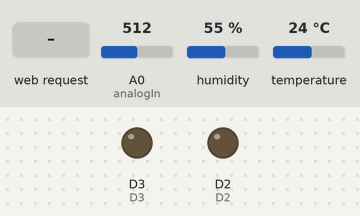
Recording of a sketch running on a simulated ESP8266 (NodeMCU). Shown: output pins drawn as LEDs (lit = HIGH). The test bench sets the inputs (shaded band); at power-on: A0 (analogIn) = 512, humidity 55 %, temperature 24 °C. WiFi joins after 1.5 s; servers stay silent unless stated; what the sketch prints to the serial monitor is not drawn.

Above: at 12.7 s.
12.8 s: HTTP request GET /RELAY1=OFF received
At 13.4 s:
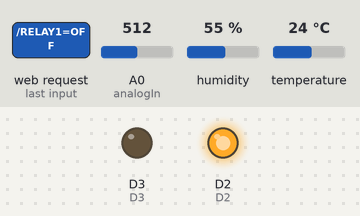
14.3 s: HTTP request GET /RELAY2=OFF received
At 15.1 s:
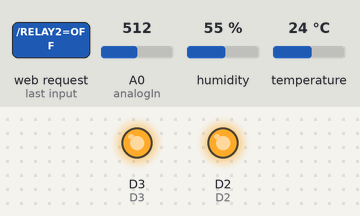
15.8 s: HTTP request GET /RELAY1=ON received
At 16.9 s:
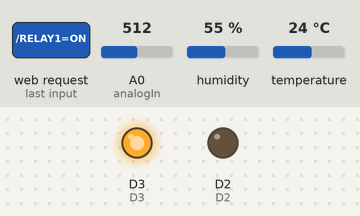
17.3 s: HTTP request GET /RELAY2=ON received
At 18.6 s:
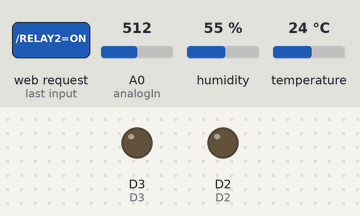
Timing chart, 0 to 19.8 s (numbered marks = the images above; inputs shaded):
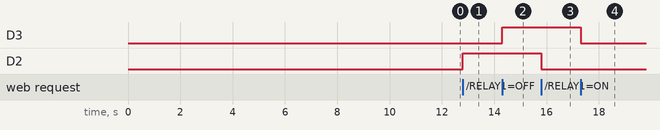

Measured:
- after the input at 12.8 s, D2: LOW → HIGH at once
- after the input at 14.3 s, D3: LOW → HIGH at once
- after the input at 15.8 s, D2: HIGH → LOW at once
- after the input at 17.3 s, D3: HIGH → LOW at once

The sketch:

NodeMCU_Final_Program.ino
```cpp
// Including the ESP8266 WiFi library
#include <ESP8266WiFi.h>
#include <Adafruit_Sensor.h>
#include <DHT.h>
#include <DHT_U.h>
#include <SimpleTimer.h>

//Macros used in the program
#define DHTTYPE DHT11   // DHT 11
#define D2 4            //Pin D2 for Relay 1
#define D3 0            //Pin D3 for Relay 2
#define D6 12           //Pin D6 for Relay 3

//Moisture Sensor Input
const int analogIn = A0;

// Replace with your network details
const char* ssid = "Kuruganti";             //Replace with your WiFi Name
const char* password = "rockstar";       //Your WiFi password

//Thingspeak Server Host and API Key
const char* server_thingspeak = "api.thingspeak.com"; //The Thingspeak Host Server
String apiKey="9IWUUHTTCWJLRHHC"; //Replace API Key with your Thingspeak Channel Key

// Web Server on port 80
WiFiServer server(80);
WiFiClient thingspeak;

SimpleTimer timer; //Timer for publishing data to thingspeak every 15 minutes

// DHT Sensor
const int DHTPin = 5;
DHT dht(DHTPin, DHTTYPE);

// Temporary variables
static char celsiusTemp[7];
static char fahrenheitTemp[7];
static char humidityTemp[7];
int moisture = 0;
static float h,t,f;

// only runs once on boot
void setup()
{

  // Initializing serial port for debugging purposes
  Serial.begin(115200);
  delay(10);

  //Initializing Relay connections
  pinMode(D2,OUTPUT);
  pinMode(D3,OUTPUT);
  pinMode(D6,OUTPUT);
  dht.begin();
  // Connecting to WiFi network
  Serial.println();
  Serial.print("Connecting to ");
  Serial.println(ssid);

  WiFi.begin(ssid, password);

  while (WiFi.status() != WL_CONNECTED) {
    delay(500);
    Serial.print(".");
  }
  Serial.println("");
  Serial.println("WiFi connected");

  // Starting the web server
  server.begin();
  Serial.println("Web server running. Waiting for the ESP IP...");
  delay(10000);

  // Printing the ESP IP address
  Serial.println(WiFi.localIP());
  timer.setInterval(15000, repeatMe);
}

// runs over and over again
 void loop() {
  // Listening for new clients
  // Check if a client has connected

  timer.run();
  WiFiClient client = server.available();
  if (!client) {
    return;
  }

    Serial.println("New client connected.");
    // bolean to locate when the http request ends
    boolean blank_line = true;
    while (client.connected()) {
      if (client.available()) {
        char c = client.read();

        String request = client.readStringUntil('\r');
        Serial.println(request);

        // Match the request

        if (request.indexOf("/RELAY1=ON") != -1)  {

        digitalWrite(D2, LOW);
        }
        if (request.indexOf("/RELAY1=OFF") != -1)  {

        digitalWrite(D2, HIGH);
        }
        if (request.indexOf("/RELAY2=ON") != -1)  {

        digitalWrite(D3, LOW);
        }
        if (request.indexOf("/RELAY2=OFF") != -1)  {

        digitalWrite(D3, HIGH);
        }
        if (request.indexOf("/RELAY3=ON") != -1)  {

        digitalWrite(D6, HIGH);
        }
        if (request.indexOf("/RELAY3=OFF") != -1)  {

        digitalWrite(D6, LOW);
        }

        if (c == '\n' && blank_line) {
            // Sensor readings may also be up to 2 seconds 'old' (its a very slow sensor)
             h = dht.readHumidity();
            // Read temperature as Celsius (the default)
             t = dht.readTemperature();
            // Read temperature as Fahrenheit (isFahrenheit = true)
             f = dht.readTemperature(true);

            moisture = analogRead(analogIn);
            // Check if any reads failed and exit early (to try again).
            if (isnan(h) || isnan(t) || isnan(f) || isnan(moisture)) {
              Serial.println("Failed to read from DHT sensor!");
              strcpy(celsiusTemp,"Failed");
              strcpy(fahrenheitTemp, "Failed");
              strcpy(humidityTemp, "Failed");
              Serial.println("Failed to read from Moisture Sensor!");
            }
            else{
              // Computes temperature values in Celsius + Fahrenheit and Humidity
              float hic = dht.computeHeatIndex(t, h, false);
              dtostrf(hic, 6, 2, celsiusTemp);
              float hif = dht.computeHeatIndex(f, h);
              dtostrf(hif, 6, 2, fahrenheitTemp);
              dtostrf(h, 6, 2, humidityTemp);
              // You can delete the following Serial.print's, it's just for debugging purposes
              Serial.print("Humidity: ");
              Serial.print(h);
              Serial.print(" %\t Temperature: ");
              Serial.print(t);
              Serial.print(" *C ");
              Serial.print(f);
              Serial.print(" *F\t Heat index: ");
              Serial.print(hic);
              Serial.print(" *C ");
              Serial.print(hif);
              Serial.print(" *F");
              Serial.print("Humidity: ");
              Serial.print(h);
              Serial.print(" %\t Temperature: ");
              Serial.print(t);
              Serial.print(" *C ");
              Serial.print(f);
              Serial.print(" *F\t Heat index: ");
              Serial.print(hic);
              Serial.print(" *C ");
              Serial.print(hif);
              Serial.println(" *F");
              Serial.print(" Moisture (PPM): ");
              Serial.println(moisture);
            }
            client.println("HTTP/1.1 200 OK");
            client.println("Content-Type: text/html");
            client.println("Connection: close");
            client.println();
            // your actual web page that displays temperature and humidity
            client.println("<!DOCTYPE HTML>");
            client.println("<html>");
            client.println("<head></head><body><h1><strong><p style=\"font-family: Georgia\">Allied Electronics Company</p></strong></h1><h3>Temperature in Celsius: ");
            client.println(celsiusTemp);
            client.println("*C</h3><h3>Temperature in Fahrenheit: ");
            client.println(fahrenheitTemp);
            client.println("*F</h3><h3>Humidity: ");
            client.println(humidityTemp);
            client.println("%</h3><h3>");
            client.println("</h3><h3>Moisture: ");
            client.println(moisture);
            client.println("  PPM</h3><h3>");
            client.println("<br><br>");
            client.println("<a href=\"/RELAY1=ON\"\"><button>Turn On Switch 1 </button></a>     ");
            client.println("<a href=\"/RELAY1=OFF\"\"><button>Turn Off Switch 1</button></a>    ");
            client.println("<br><br>");
            client.println("<a href=\"/RELAY2=ON\"\"><button>Turn On Switch 2 </button></a>     ");
            client.println("<a href=\"/RELAY2=OFF\"\"><button>Turn Off Switch 2</button></a>    ");
            client.println("<br><br>");
            client.println("<a href=\"/RELAY3=ON\"\"><button>Turn On Switch 3 </button></a>     ");
            client.println("<a href=\"/RELAY3=OFF\"\"><button>Turn Off Switch 3</button></a>    ");
            client.println("</html>");
            client.println("</body></html>");
            break;
        }
        if (c == '\n') {
          // when starts reading a new line
          blank_line = true;
        }
        else if (c != '\r') {
          // when finds a character on the current line
          blank_line = false;
        }
      }
    }
    // closing the client connection
    delay(1);
    client.stop();
    Serial.println("Client 1 disconnected.");

}

void repeatMe()
{
    Serial.print("Uptime (s): ");
    Serial.println(millis() / 1000);

    // Sensor readings may also be up to 2 seconds 'old' (its a very slow sensor)
    h = dht.readHumidity();
    // Read temperature as Celsius (the default)
    t = dht.readTemperature();
    // Read temperature as Fahrenheit (isFahrenheit = true)
    f = dht.readTemperature(true);

    moisture = analogRead(analogIn);

    if (thingspeak.connect(server_thingspeak,80)) {  //   "184.106.153.149" or api.thingspeak.com
    String postStr = apiKey;
           postStr +="&field1=";
           postStr += String(t);
           postStr +="&field2=";
           postStr += String(moisture);
           postStr +="&field3=";
           postStr += String(h);

     thingspeak.print("POST /update HTTP/1.1\n");
     thingspeak.print("Host: api.thingspeak.com\n");
     thingspeak.print("Connection: close\n");
     thingspeak.print("X-THINGSPEAKAPIKEY: "+apiKey+"\n");
     thingspeak.print("Content-Type: application/x-www-form-urlencoded\n");
     thingspeak.print("Content-Length: ");
     thingspeak.print(postStr.length());
     thingspeak.print("\n\n");
     thingspeak.print(postStr);


     Serial.print("  Temperature: ");
     Serial.print(t);
     Serial.print("  Humidity: ");
     Serial.print(h);
     Serial.print("  Moisture: ");
     Serial.print(moisture);
     //Serial.print(" degrees Celcius Humidity: ");
     //Serial.print(h);
     Serial.println("% send to Thingspeak");
  }
  thingspeak.stop();

  Serial.println("Waiting...");

}
```
